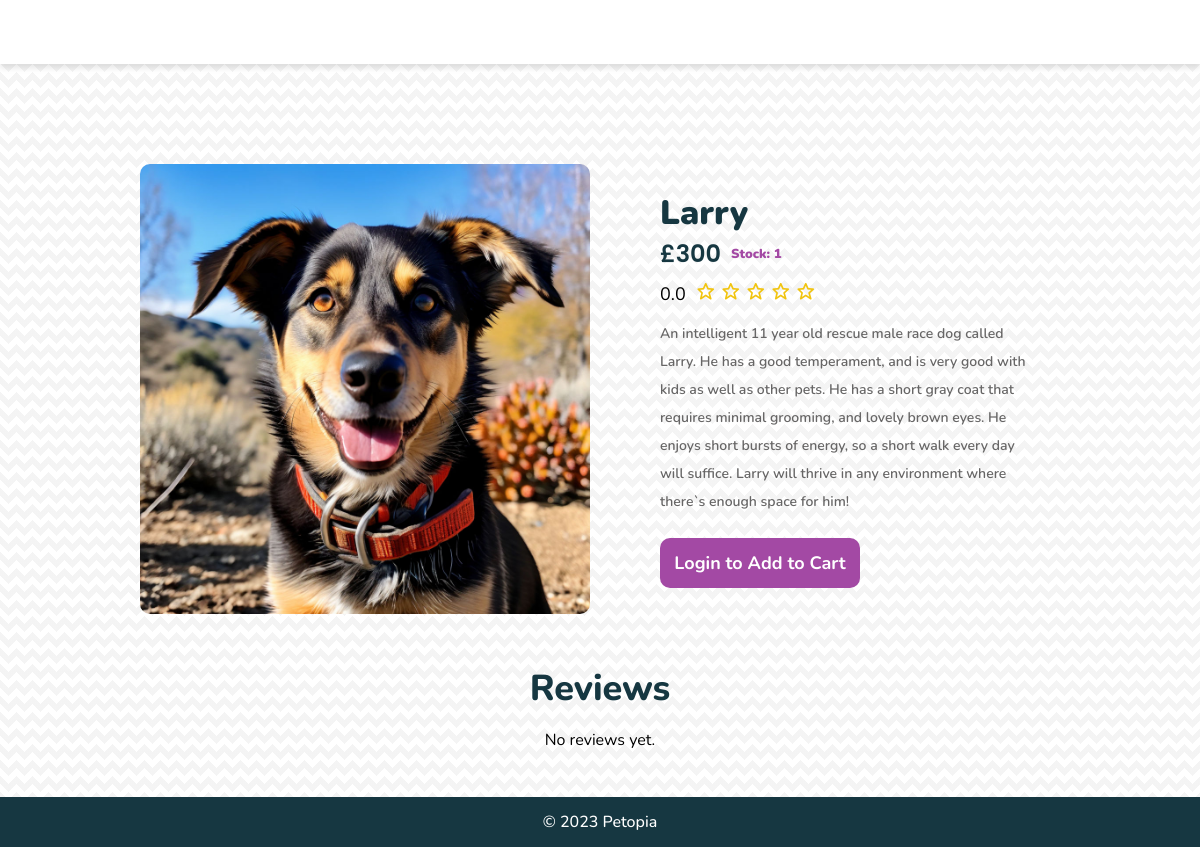
/item.php?Product_ID=1, run on the app's committed database.
### tables this page shows
CREATE TABLE `product` (
  `Product_ID` int(10) NOT NULL,
  `Name` varchar(60) NOT NULL,
  `Price` int(20) NOT NULL,
  `Num_In_Stock` int(10) UNSIGNED NOT NULL,
  `Description` varchar(500) NOT NULL,
  `Image` varchar(200) DEFAULT NULL
);

### php/mainLogCheck.php (called while the page is built, shortened)
<?php
$b=False;
?>

### item.php (the view, shortened to what this page needs)
<?php
require_once "php/mainLogCheck.php";
$tempPID = $_GET["Product_ID"];
?>
<!DOCTYPE html>
<html lang="en">
<head>
    <link href="css/item.css" rel="stylesheet" type="text/css">
    <link href='https://unpkg.com/boxicons@2.1.4/css/boxicons.min.css' rel='stylesheet'>
    <link href="css/navigation.css" rel="stylesheet" type="text/css">
    <link rel="stylesheet" href="css/footer.css">
    <link rel="stylesheet" href="https://unpkg.com/flickity@2/dist/flickity.min.css">
    <link rel="stylesheet" href="templates/hero-banner.css">
</head>
<body>
    <header></header>
    <main>
        <section class="item-section">
            <div class="item-image">
                <img src="assets/ProductImages/ImageID_<?php echo $tempPID; ?>.jpeg" alt="">
            </div>
            <div class="right-container">
                <?php
                require_once "php/connectdb.php";
                try {
                    $productQuery =
                        "SELECT * from  product WHERE Product_ID LIKE " .
                        " '" .
                        $tempPID .
                        "'";
                    $rows = $db->query($productQuery);
                    if ($rows && $rows->rowCount() > 0) {
                        foreach ($rows as $row) { ?>
                                <h4 class="title-text"><?php echo $row[
                                    "Name"
                                ]; ?></h4>
                                <div class="price-stock-container">
                                    <h5 class="price-text">£<?php echo $row[
                                        "Price"
                                    ]; ?></h5>
                                    <p class="in-stock-text">Stock: <?php
                                    $adjustedStock = $row["Num_In_Stock"];
                                    echo max(0, $adjustedStock);
                                    ?></p>
                                </div>
                                <div class="item-rating-container">
                                <p><?php
                                $avgRatingQuery = "SELECT AVG(rating) as averageRating FROM reviews WHERE Product_ID = ?";
                                $stmt = $db->prepare($avgRatingQuery);
                                $stmt->execute([$tempPID]);
                                $avgRatingResult = $stmt->fetch(PDO::FETCH_ASSOC);
                                $averageRating = round($avgRatingResult['averageRating'] * 2) / 2;
                                echo number_format($averageRating, 1); ?></p>
                                <div class="item-rating-stars">
                                        <?php
                                        for ($i = 0; $i < 5; $i++) {
                                            if ($averageRating >= ($i + 1)) {
                                                echo '<i class="bx bxs-star" style="color: #f1c40f;"></i>';
                                            } elseif ($averageRating >= ($i + 0.5)) {
                                                echo '<i class="bx bxs-star-half" style="color: #f1c40f;"></i>';
                                            } else {
                                                echo '<i class="bx bx-star" style="color: #f1c40f;"></i>';
                                            }
                                        }
                                        ?>
                                    </div>
                                </div>
                                <p class="desc-text"><?php echo $row[
                                    "Description"
                                ]; ?></p>
                                <div class="item-bottom-container">
                                <?php if ($b == true) {
                                    if ($adjustedStock > 0) {
                                        echo "<form method='post' action='products.php'>";
                                        echo '<input type="hidden" name="productID" value="' .
                                            $row["Product_ID"] .
                                            '">';
                                        echo '<input type="hidden" name="quantity" value="1">';
                                        echo '<button class="add-cart-btn" type="submit" name="add">Add to Cart<div class="bx bx-cart-add"></div></button>';
                                        echo "</form>";
                                    } else {
                                        echo '<button class="add-cart-btn" disabled>Out of Stock</button>';
                                    }
                                } else {
                                    echo '<button class="add-cart-btn" onclick="location.href=\'login.php\'">Login to Add to Cart</button>';
                                } ?>
                        <?php }
                    } else {
                        echo "<p>No matching Product.</p>\n";
                    }
                } catch (PDOexception $ex) {
                    echo "Sorry, a database error occurred! <br>";
                    echo "Error details: <em>" . $ex->getMessage() . "</em>";
                }
                ?>
            </div>
        </section>
        <section class="reviews-section">
            <h2 class="reviews-heading">Reviews</h2>
            <div class="reviews-template">
                <?php require_once('php/reviews_template.php');?>
            </div>
        </section>
    </main>
</body>
<footer>
    &copy; 2023 Petopia
</footer>
</body>
</html>

### css/item.css (style rules this page uses)
main { min-height: calc(100vh - 134px); display: flex; flex-direction: column; justify-content: center; align-items: center; background-image: linear-gradient(135deg, rgba(228, 228, 228, 0.4) 25%, transparent 25%), linear-gradient(225deg, rgba(228, 228, 228, 0.4) 25%, transparent 25%), linear-gradient(45deg, rgba(228, 228, 228, 0.4) 25%, transparent 25%), linear-gradient(315deg, rgba(228, 228, 228, 0.4) 25%, #ffffff 25%); background-position: 8px 0, 8px 0, 0 0, 0 0; background-size: 16px 16px; background-repeat: repeat; }
.item-section { padding-top: 100px; padding-bottom: 50px; display: flex; justify-content: center; align-items: center; flex-wrap: wrap; gap: 70px; }
.item-image { width: 500px; height: 500px; }
.item-image img { width: 100%; height: 100%; object-fit: cover; border-radius: 10px; }
.right-container { display: flex; flex-direction: column; width: 400px; }
.title-text { margin: 0; font-size: 34px; color: #163741; margin-top: 0px; font-weight: 900; }
.price-stock-container { display: flex; flex-direction: row; align-items: center; }
.price-text { margin: 0; font-size: 24px; font-weight: 600; color: #163741; font-family: 'Poppins', sans-serif; }
.in-stock-text { font-size: 13px; color: #a349a4; margin-bottom: 0; margin-left: 10px; margin-top: 0px; font-style: normal; font-weight: 900; text-transform: inherit; }
.desc-text { font-weight: 400; line-height: 28px; color: #676666; font-weight: 600; font-size: 14px; margin-right: 20px; margin-bottom: 22px; }
.add-cart-btn { width: 200px; height: 50px; background-color: #a349a4; border: none; border-radius: 10px; cursor: pointer; color: white; font-weight: 700; font-family: Nunito, sans-serif; transition: 0.2s; font-size: 18px; position: relative; }
.item-rating-container { padding-top: 10px; display: flex; align-items: center; }
.item-rating-stars i { font-size: 20px; color: #f1c40f; margin-right: 5px; }
.item-rating-container p { margin: 0; margin-right: 10px; font-size: 18px; }
.reviews-section { display: flex; justify-content: center; align-items: start; flex-direction: column; }
.reviews-heading { color: #163741; font-weight: 800; font-size: 36px; margin: 0; }
.reviews-template { padding-left: 20px; padding-right: 20px; padding-bottom: 30px; display: flex; justify-content: center; align-items: center; flex-direction: column; gap: 20px; }
@media screen and (max-width: 1200px) { main { min-height: calc(100vh - 114px); } }
@media screen and (max-width: 1200px) { .item-image { width:450px; height: 450px; } }
@media screen and (max-width: 1200px) { .reviews-section { align-items: center; } }

### css/navigation.css (style rules this page uses)
body { margin: 0; font-family: 'Nunito', sans-serif; overflow-x: hidden; padding-top: 84px; }
header { width: 100%; height: auto; display: flex; justify-content: space-evenly; align-items: center; flex-direction: column; z-index: 9999; position: fixed; top: 0; box-shadow: 0 4px 6px rgba(0, 0, 0, 0.1); }
@media (max-width: 1200px) { body { padding-top: 64px; } }
@media (max-width: 1200px) { header { justify-content: space-between; height: 64px; } }

### css/footer.css (style rules this page uses)
footer { width: 100%; height: 50px; background-color: #163741; color: white; font-weight: 500; display: flex; justify-content: center; align-items: center; }

### templates/hero-banner.css (style rules this page uses)
body, html { overflow-x: hidden; }

### data on the page
product: Name "Larry", Price "300", Num_In_Stock "1", averageRating "0.0", Description "An intelligent 11 year old rescue male race dog called Larry. He has a good temperament, and is very good with kids as well as other pets. He has a short gray coat that requires minimal grooming, and lovely brown eyes. He enjoys short bursts of energy, so a short walk every day will suffice. Larry will thrive in any environment where there`s enough space for him!"
